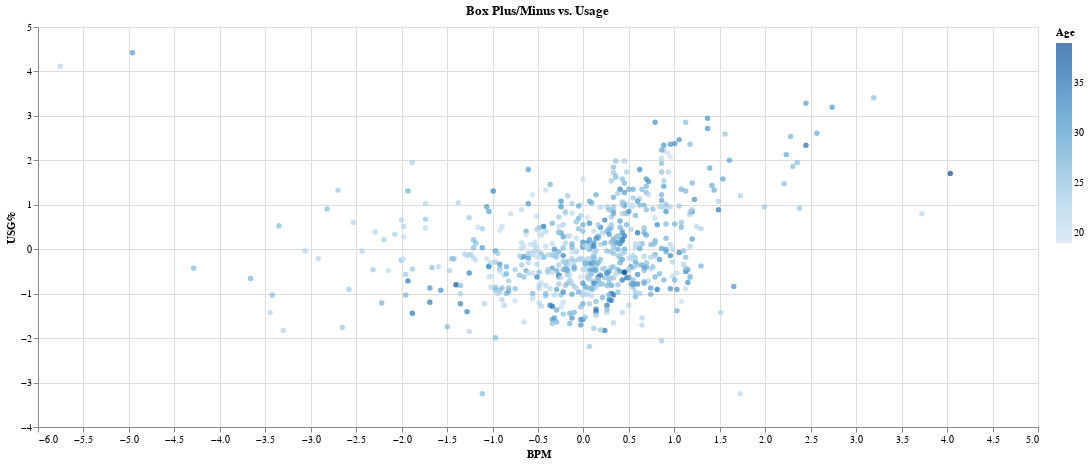

The code cell stored with this chart in its notebook:
### Markdown cell above
The Altair chart below shows when nearest neighbors has a k value of 1 meaning that the bias is 0. If k = 1, then the object is simply assigned to the class of that single nearest neighbor. By hovering over the rightmost players, we can see that the more notable players like James Harden and Lebron James lead the lead in box plus/minus but there are also players who played minimal minutes but had productive games.

### Code cell
clf = KNeighborsClassifier(n_neighbors=1)
clf.fit(X_train, y_train)
df["pred"] = clf.predict(df[["BPM","USG%"]])
c = alt.Chart(df).mark_circle().encode(
    x="BPM",
    y="USG%",
    color=alt.Color("pred", title="Age"),
    tooltip = ('Player:N','Age:Q','BPM:Q','USG%:Q','MP:Q')
).properties(
    title="Box Plus/Minus vs. Usage",
    width=1000,
    height=400,
)

c.configure_legend(
    strokeColor='gray',
    fillColor='#EEEEEE',
    padding=10,
    cornerRadius=10,
    orient='top-right'
)
alt.data_transformers.disable_max_rows()
print(f"The number of rows in this dataset is {df.shape[0]}")
c

### Figure 1 — Vega-Lite specification as saved in the notebook (floating-point values rounded to 4 significant figures; data arrays with more than 128 entries replaced by an {"elided": "..."} marker saying what was removed)
{"config": {"view": {"continuousWidth": 400, "continuousHeight": 300}}, "data": {"name": "data-10f24a19120f821e978e87bf3166e46a"}, "mark": "circle", "encoding": {"color": {"type": "quantitative", "field": "pred", "title": "Age"}, "tooltip": [{"type": "nominal", "field": "Player"}, {"type": "quantitative", "field": "Age"}, {"type": "quantitative", "field": "BPM"}, {"type": "quantitative", "field": "USG%"}, {"type": "quantitative", "field": "MP"}], "x": {"type": "quantitative", "field": "BPM"}, "y": {"type": "quantitative", "field": "USG%"}}, "height": 400, "title": "Box Plus/Minus vs. Usage", "width": 1000, "$schema": "https://vega.github.io/schema/vega-lite/v4.8.1.json", "datasets": {"data-10f24a19120f821e978e87bf3166e46a": {"elided": "651 records"}}}
